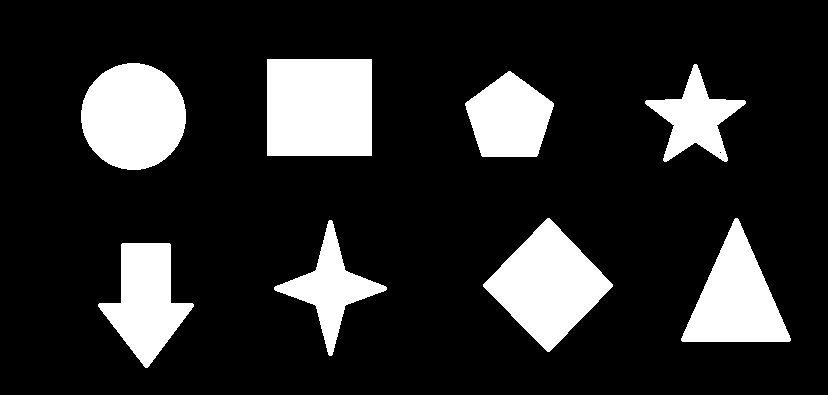
%> input picture sample1.png, 828 x 395 px
$ octave nesne_kenar_cizme.m   (GNU Octave 9; MATLAB toolbox functions it lacks are replaced by stand-ins)
%> lines starting %> are read from the running program, lines starting %| are printed output that depends on the picture; in (x1, y1, x2, y2) boxes, pixels count from 0 and x2, y2 are one past the last pixel; in counts of white or black regions, pixels touching at a corner belong together; the program's own positions count from 1
clc;
clear;
close all;
resim=imread('sample1.png');
%> resim is the input picture: size 395x828x3 uint8; 16.9% white; 8 white regions, largest, box (x1, y1, x2, y2) and area: (267, 59, 372, 156) 10185, (483, 218, 613, 352) 8978, (81, 63, 186, 170) 8805
bw=im2bw(resim);
%> bw: size 395x828 logical; 16.9% white; 8 white regions
BOX=regionprops(bw,'BoundingBox');
%> BOX = 8 regions; box (x1, y1, x2, y2): (81, 63, 186, 170), (98, 243, 194, 368), (267, 59, 372, 156), (274, 220, 387, 356), (465, 71, 554, 157), (483, 218, 613, 352), (645, 64, 746, 162), (681, 218, 791, 342)
imshow(resim);
hold on;
for m=1:length(BOX)
   F = BOX(m).BoundingBox;
   rectangle('Position',F,'EdgeColor','g','LineWidth',2);
end
%> this loop made 8 passes
%> F on passes 1 to 8: [81.5 63.5 105 107], [98.5 243.5 96 125], [267.5 59.5 105 97], [274.5 220.5 113 136], [465.5 71.5 89 86], [483.5 218.5 130 134], [645.5 64.5 101 98], [681.5 218.5 110 124]
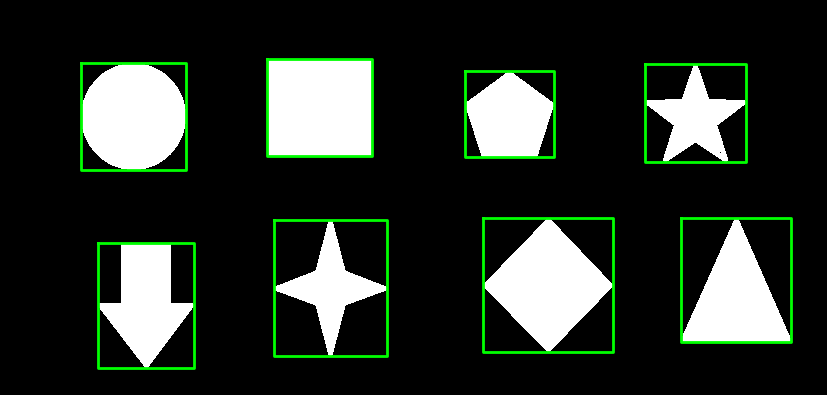
%> figure redrawn from the program's plot data
